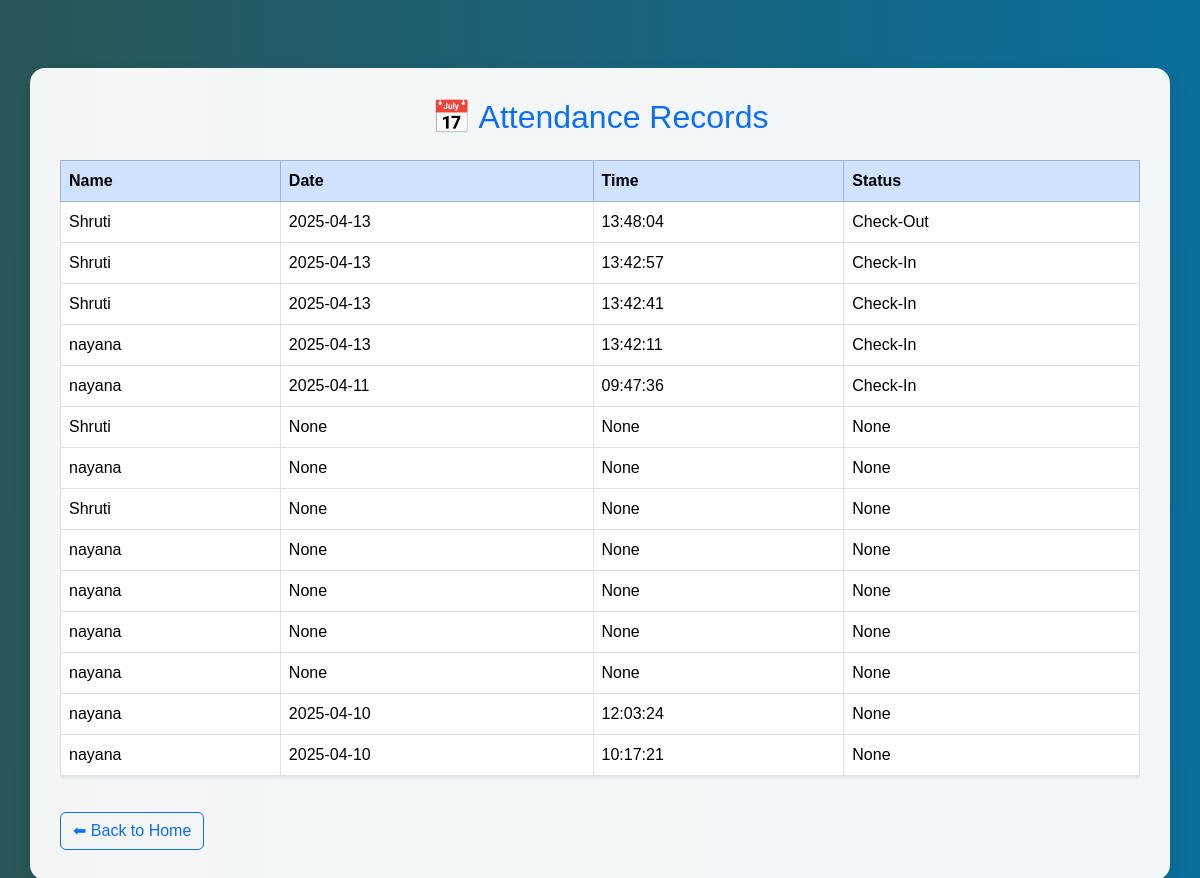
The page /dashboard (signed in) on the database as committed earlier.
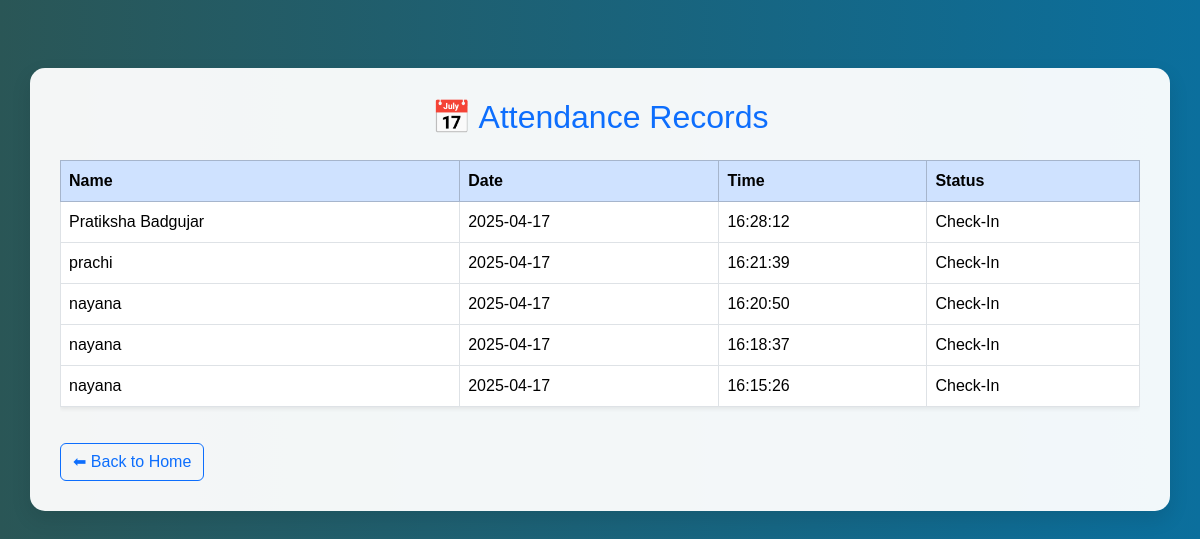
The same page on the database as committed later.
### tables this page shows
CREATE TABLE attendance (
        id INTEGER PRIMARY KEY AUTOINCREMENT,
        user_id INTEGER,
        timestamp TEXT, status TEXT, s TEXT, student_id TEXT,
        FOREIGN KEY(user_id) REFERENCES users(id)
    );

CREATE TABLE users (
        id INTEGER PRIMARY KEY AUTOINCREMENT,
        name TEXT,
        image_path TEXT
    , student_id TEXT);

### main.py (the view)
@app.route('/dashboard')
def dashboard():
     if not session.get('logged_in'):
        return redirect(url_for('login'))
     conn = sqlite3.connect('database.db')
     cur = conn.cursor()
     cur.execute('''
        SELECT users.name,
           DATE(attendance.timestamp) AS date,
           TIME(attendance.timestamp) AS time,
           attendance.status
        FROM attendance
        JOIN users ON attendance.user_id = users.id
        ORDER BY attendance.timestamp DESC
     ''')
     records = cur.fetchall()
     conn.close()
     return render_template('dashboard.html', records=records)

### templates/dashboard.html (shortened to what this page needs)
<!DOCTYPE html>
<html>
<head>
    <link href="https://cdn.jsdelivr.net/npm/bootstrap@5.3.3/dist/css/bootstrap.min.css" rel="stylesheet">
    <link rel="stylesheet" href="https://cdnjs.cloudflare.com/ajax/libs/animate.css/4.1.1/animate.min.css"/>
</head>
<body>
    <div class="container mt-5 animate__animated animate__fadeIn">
        <h2 class="text-center text-primary mb-4">📅 Attendance Records</h2>
        <div class="table-responsive">
            <table class="table table-bordered table-hover shadow-sm">
                <thead class="table-primary">
                    <tr>
                        <th>Name</th>
                        <th>Date</th>
                        <th>Time</th>
                        <th>Status</th>
                    </tr>
                </thead>
                <tbody>
                    {% for record in records %}
                    <tr>
                        <td>{{ record[0] }}</td>
                        <td>{{ record[1] }}</td>
                        <td>{{ record[2] }}</td>
                        <td>{{ record[3] }}</td>
                    </tr>
                    {% endfor %}
                </tbody>
            </table>
        </div>
        <a href="/" class="btn btn-outline-primary back-btn">⬅ Back to Home</a>
    </div>
</body>
</html>

### templates/dashboard.html (style rules this page uses)
body { font-family: Arial, sans-serif; margin: 0; padding: 20px; background: linear-gradient(to right, #2a5656, #0b6f9d); min-height: 100vh; }
.back-btn { margin-top: 20px; }
.container { background-color: rgba(255, 255, 255, 0.95); padding: 30px; border-radius: 15px; box-shadow: 0 8px 20px rgba(0,0,0,0.1); }
.animate__fadeIn { animation-duration: 1s; }

Rows that differ between the two databases and show on the page:
removed attendance: name "Shruti", timestamp "2025-04-13", record "13:48:04", status "Check-Out"
removed attendance: name "Shruti", timestamp "2025-04-13", record "13:42:57", status "Check-In"
removed attendance: name "Shruti", timestamp "2025-04-13", record "13:42:41", status "Check-In"
removed attendance: name "nayana", timestamp "2025-04-13", record "13:42:11", status "Check-In"
removed attendance: name "nayana", timestamp "2025-04-11", record "09:47:36", status "Check-In"
removed users: name "Shruti", record "None"
removed users: name "nayana", record "None", record "2025-04-10", record "12:03:24", record "10:17:21"
added attendance: name "Pratiksha Badgujar", timestamp "2025-04-17", record "16:28:12", status "Check-In"
added attendance: name "prachi", timestamp "2025-04-17", record "16:21:39", status "Check-In"
added attendance: name "nayana", timestamp "2025-04-17", record "16:20:50", status "Check-In"
added attendance: name "nayana", timestamp "2025-04-17", record "16:18:37", status "Check-In"
added attendance: name "nayana", timestamp "2025-04-17", record "16:15:26", status "Check-In"
